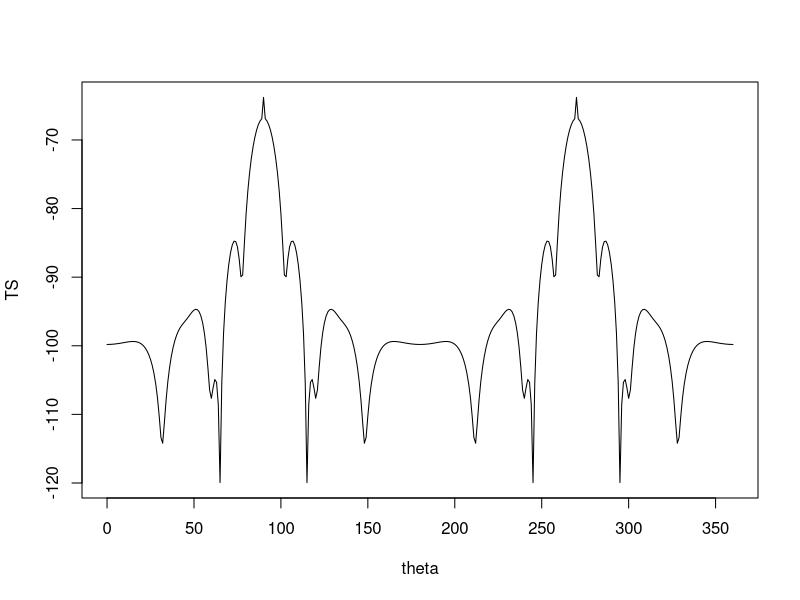
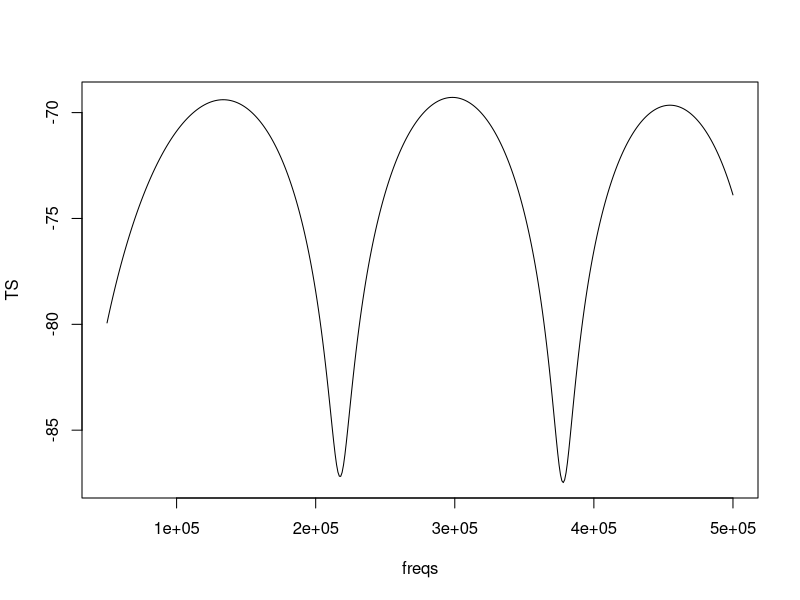

The R script that drew these images, in order:

## functions based on McGeehee et al. 1998
norm <- function(x) sqrt(sum(x^2))
dot <- function(x, y) sum(x * y)
rad2deg <- function(x) x * 180 / pi
deg2rad <- function(x) x * pi / 180


DWBAintegrand <- function(s, args) {
  rx <- s * (args$r2[1] - args$r1[1]) + args$r1[1]
  ry <- s * (args$r2[2] - args$r1[2]) + args$r1[2]
  rz <- s * (args$r2[3] - args$r1[3]) + args$r1[3]
  r <- c(rx, ry, rz)
  a <- s * (args$a2 - args$a1) + args$a1
  h <- s * (args$h2 - args$h1) + args$h1
  g <- s * (args$g2 - args$g1) + args$g1
  gamgam <- 1 / (g * h^2) + 1 / g - 2
  if (abs(args$betatilt) < 1e-10) {
    bessy <- norm(args$k1) * a / h
  } else {
#     x <- 2 * norm(args$k1) * a / h * cos(args$betatilt)
    bessy <- besselJ(2 * norm(args$k1) * a / h * cos(args$betatilt), 1) / cos(args$betatilt)
  }
  return( norm(args$k1) / 4 * gamgam * exp(2i * dot(args$k1, r) / h) * a * 
            bessy * norm(args$r2 - args$r1))
}
DWBAintegrand.Re <- Vectorize(function(s, args) Re(DWBAintegrand(s, args)), 
                              vectorize.args=c("s"))
DWBAintegrand.Im <- Vectorize(function(s, args) Im(DWBAintegrand(s, args)),
                              vectorize.args=c("s"))


backscatter.form <- function(x, y, z, a, g, h, k) {
  fbs <- 0 + 0i
  for (j in 1:(length(x) - 1)) {
#     print(paste("Segment", j))
    r1 <- c(x[j], y[j], z[j])
    r2 <- c(x[j + 1], y[j + 1], z[j + 1])
    alphatilt <- acos(dot(k, (r2 - r1)) / (norm(k) * norm(r2 - r1)))
    betatilt <- abs(alphatilt - pi/2)
    
    args <- list(r1=r1, r2=r2, a1=a[j], a2=a[j+1], g1=g[j], g2=g[j+1], 
                 h1=h[j], h2=h[j+1], betatilt=betatilt, k1=k)
    fbs  <- fbs + integrate(DWBAintegrand.Re, 0, 1, args=args)$value +
      integrate(DWBAintegrand.Im, 0, 1, args=args)$value * 1i
  }
  return(fbs)
}

k.magnitude <- 2 * pi * 120e3 / 1480
tilt <- 45 * pi / 180
k <- k.magnitude * c(cos(tilt), sin(tilt), 0)
krill.shape <- read.csv("generic_krill.csv")
krill.shape[c('x', 'y', 'z', 'a')] <- krill.shape[c('x', 'y', 'z', 'a')] * 0.001

f.bs <- with(krill.shape, backscatter.form(x, y, z, a, g, h, k))
10 * log10(abs(f.bs)^2)

theta <- 0:360
TS <- rep(0, length(theta))
for (i in 1:length(theta)) {
  k <- k.magnitude * c(cos(deg2rad(theta[i])), 0, sin(deg2rad(theta[i])))
  fbs <- with(krill.shape, backscatter.form(x, y, z, a, g, h, k))
  TS[i] <- 10 * log10(abs(fbs)^2)
}
plot(theta, TS, ty='l')


freqs <- seq(50e3, 500e3, 1e3)
theta <- 5
theta <- theta * pi / 180
TS <- rep(0, length(freqs))
for (i in 1:length(freqs)) {
  k <- c(sin(theta), 0, cos(theta)) * freqs[i] * 2 * pi / 1480
  fbs <- with(krill.shape, backscatter.form(x, y, z, a, g, h, k))
  TS[i] <- 10 * log10(abs(fbs)^2)
}
plot(freqs, TS, ty='l')

